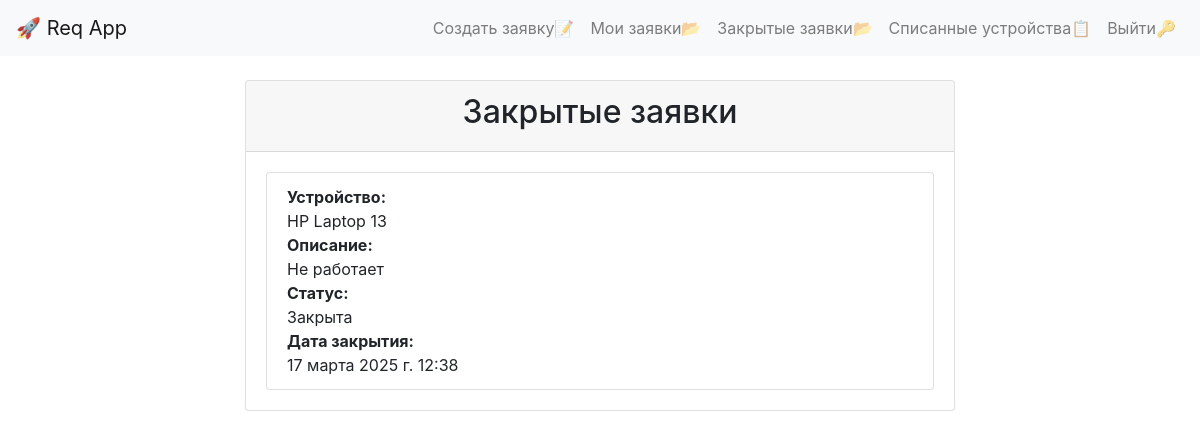
The page /closed_requests/ (signed in) on the database its author committed.
### reqapp/models.py (models this page shows, shortened)
class ClosedRequest(models.Model):
    request = models.OneToOneField(Request, on_delete=models.CASCADE, related_name='closed_request')
    closed_at = models.DateTimeField(auto_now_add=True)

class Request(models.Model):
    STATUS_CHOICES = (
        ('open', 'Открыта'),
        ('in_progress', 'В процессе'),
        ('closed', 'Закрыта'),
    )
    user = models.ForeignKey(User, on_delete=models.CASCADE)
    device = models.ForeignKey(Device, on_delete=models.SET_NULL, blank=True, null=True)
    description = models.TextField()
    status = models.CharField(max_length=20, choices=STATUS_CHOICES, default='open')
    created_at = models.DateTimeField(auto_now_add=True)

class Device(models.Model):
    name = models.CharField(max_length=100)
    description = models.TextField(blank=True, null=True)
    category = models.ForeignKey(Category, on_delete=models.SET_NULL, blank=True, null=True, related_name='devices')
    code = models.CharField(max_length=100, blank=True, null=True, unique=True)
    audience = models.ForeignKey(Audience, on_delete=models.SET_NULL, blank=True, null=True, related_name='devices')
    equipment_number = models.CharField(max_length=50, unique=True, blank=True, null=True)
    purchase_date = models.DateField(blank=True, null=True)
    initial_cost = models.DecimalField(max_digits=12, decimal_places=2, blank=True, null=True)
    location = models.CharField(max_length=100, blank=True, null=True)
    residual_value = models.DecimalField(max_digits=12, decimal_places=2, blank=True, null=True)
    is_deleted = models.BooleanField(default=False)  # Флаг для удаления
    updated_at = models.DateTimeField(auto_now=True)

### reqapp/views.py (the view)
# urls.py: path('closed_requests/', closed_requests, name='closed_requests'),
def closed_requests(request):
    if not request.user.is_authenticated:
        return redirect('login')
    closed_requests = ClosedRequest.objects.filter(request__user=request.user).order_by('-closed_at')
    return render(request, 'closed_requests.html', {'closed_requests': closed_requests})

### reqapp/templates/closed_requests.html (shortened to what this page needs)
{% extends 'base.html' %}
{% block content %}
<div class="container">
    <div class="row justify-content-center">
        <div class="col-md-8">
            <div class="card">
                <div class="card-header text-center">
                    <h2>Закрытые заявки</h2>
                </div>
                <div class="card-body">
                    {% if closed_requests %}
                        <ul class="list-group">
                            {% for closed_request in closed_requests %}
                                <li class="list-group-item">
                                    <div class="d-flex flex-column">
                                        <strong>Устройство:</strong>
                                        {% if closed_request.request.device %}
                                            {{ closed_request.request.device.name }}
                                        {% else %}
                                            Нет устройства
                                        {% endif %}
                                        <strong>Описание:</strong>
                                        {{ closed_request.request.description }}
                                        <strong>Статус:</strong>
                                        {{ closed_request.request.get_status_display }}
                                        <strong>Дата закрытия:</strong>
                                        {{ closed_request.closed_at }}
                                    </div>
                                </li>
                            {% endfor %}
                        </ul>
                    {% else %}
                        <p class="text-center">Нет закрытых заявок.</p>
                    {% endif %}
                </div>
            </div>
        </div>
    </div>
</div>
{% endblock %}

### rows shown on the page
ClosedRequest: request.device.name "HP Laptop 13", request.description "Не работает", request.status "Закрыта", closed_at "17 марта 2025 г. 12:38"
